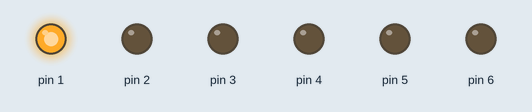
The sketch below on a simulated Arduino Uno, built with avr-gcc and run on an emulated ATmega328P. On the bench: output pins drawn as LEDs (lit = HIGH).

Above: at 0.1 s.
At 0.7 s:
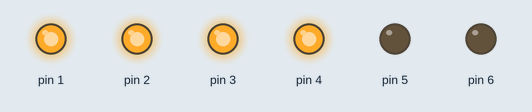
At 1.3 s:
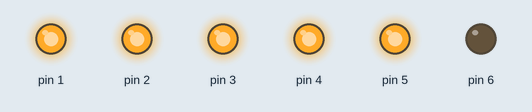
At 2.7 s:
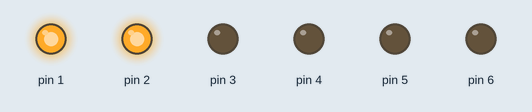
At 3.5 s:
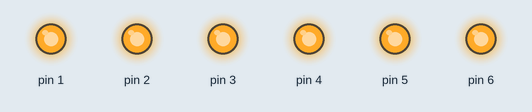
At 5.3 s:
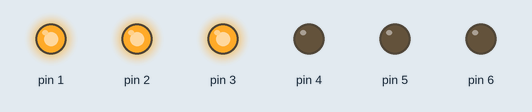
Timing chart, 0 to 5.6 s (numbered marks = the images above):
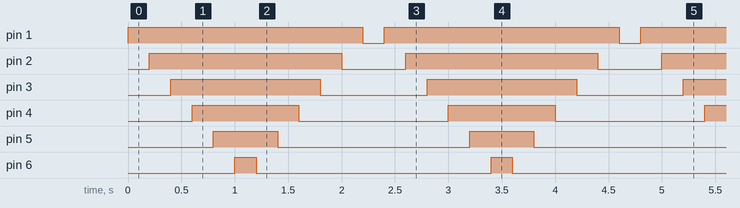

The sketch:

06-Led_Flash.ino
```cpp
/*
 * Led_Flash
 * 依次点亮1~6号LED灯，依次熄灭6~1号LED灯，如此循环
 */

int delayTime = 200;
int ledPin;

void setup()
{
  for (ledPin = 1; ledPin < 7; ledPin++) //依次设置1~6个数字引脚为输出模式
  {
    pinMode(ledPin, OUTPUT); //设置第ledPin个引脚为输出模式
  }
}
void loop()
{
  for (ledPin = 1; ledPin < 7; ledPin++) //每隔delayTime依次点亮1~6引脚相连的led灯
  {
    digitalWrite(ledPin, HIGH); //点亮ledPin引脚相连的led灯
    delay(delayTime);//延时delayTime
  }
  for (ledPin = 6; ledPin > 0; ledPin--) //每隔delayTime依次熄灭6~1引脚相连的led灯
  {
    digitalWrite(ledPin, LOW); //熄灭ledPin引脚相连的led灯
    delay(delayTime);//延时delayTime
  }
}
```

Measured:
- by itself, pin 1: alternates HIGH for 2.2 s and LOW for 0.20 s
- by itself, pin 2: alternates HIGH for 1.8 s and LOW for 0.60 s
- by itself, pin 3: alternates HIGH for 1.4 s and LOW for 1.0 s
- by itself, pin 4: alternates HIGH for 1.0 s and LOW for 1.4 s
- by itself, pin 5: alternates HIGH for 0.60 s and LOW for 1.8 s
- by itself, pin 6: alternates HIGH for 0.20 s and LOW for 2.2 s
